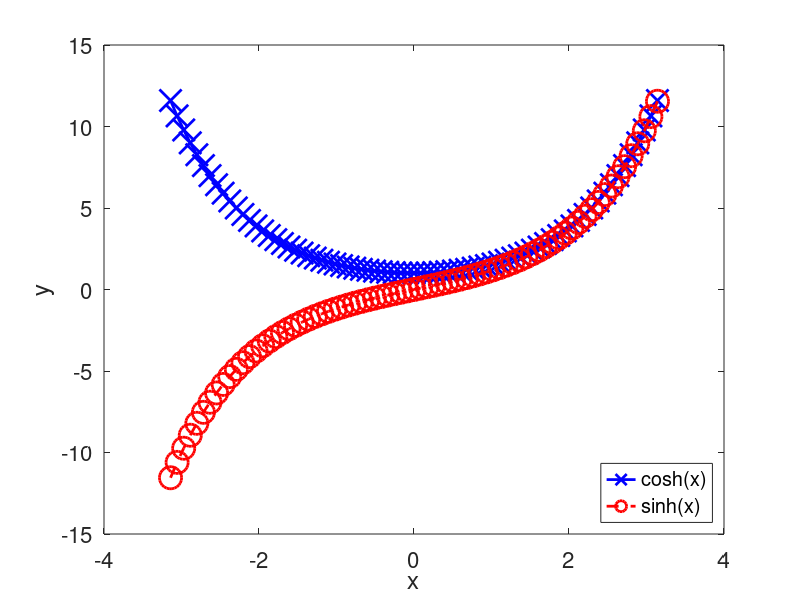

Recreate this plot in MATLAB.
clear all
fs = 16; % font size
lw = 2;  % line wideth 
ms = 16; % marker size

m  = 75;
x  = linspace(-pi,pi,m);
y1 = cosh(x);
y2 = sinh(x);

figure
plot( x,y1,'bx-', 'lineWidth',lw, 'MarkerSize',ms  );
hold on
plot( x,y2,'ro--', 'lineWidth',lw, 'MarkerSize',ms  );
hold off
xlabel( 'x' );
ylabel( 'y' );
legend( 'cosh(x)','sinh(x)', 'Location','SouthEast' );
set(gca,'FontSize',fs);
plotName = sprintf('images/plotExample.eps');
fprintf('Saving file=[%s]\n',plotName);
print('-depsc2',plotName);
